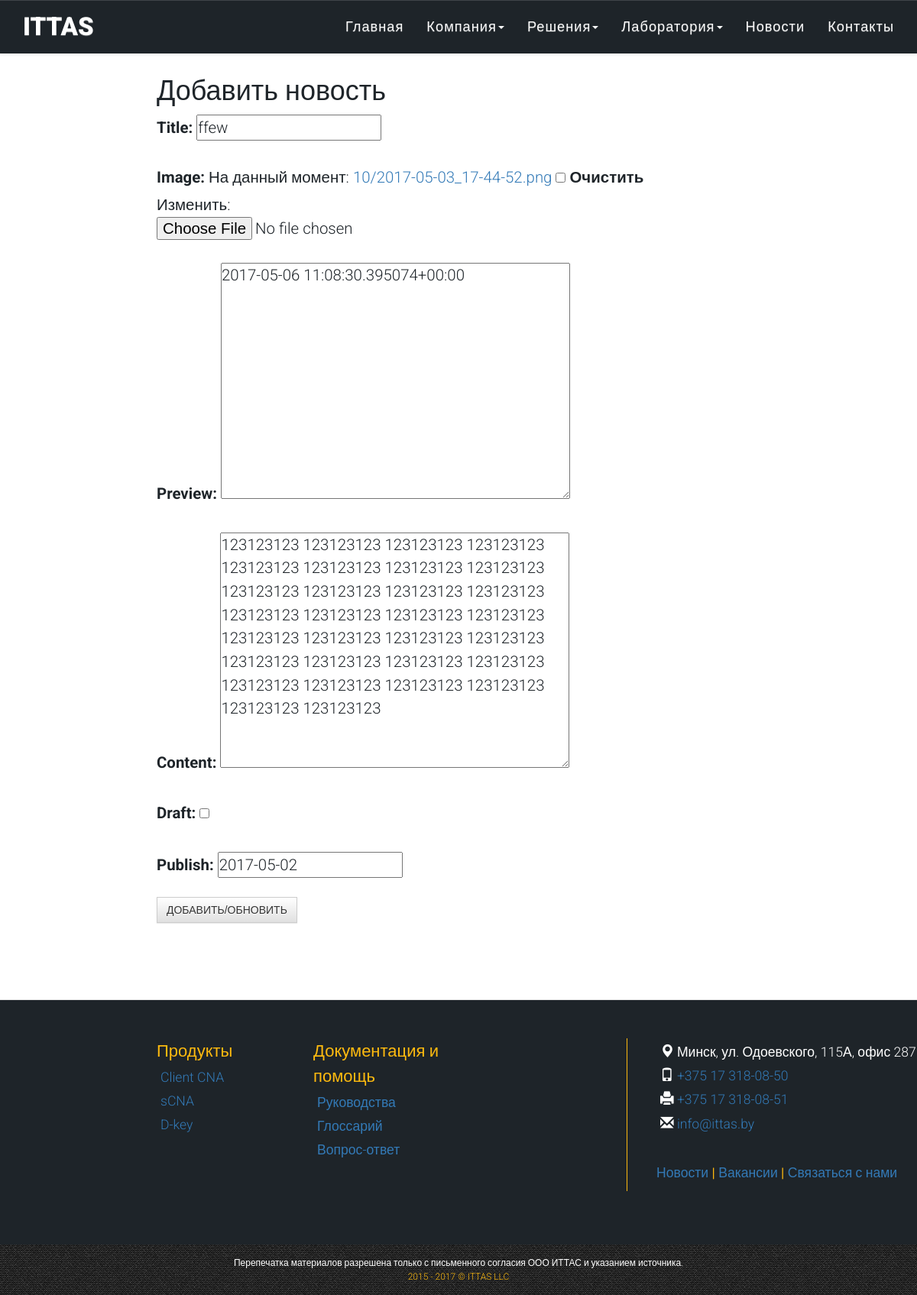
Screenshot of /news/ffew/edit/ (signed in) with the database file from the repository.
### news/models.py (models this page shows, shortened)
class Post(models.Model):
    user = models.ForeignKey(settings.AUTH_USER_MODEL, blank=True, null=True)
    title = models.CharField(max_length=120)
    preview = models.TextField(max_length=240)
    slug = models.SlugField(unique=True)
    image = models.ImageField(upload_to=upload_location,
                              null=True, blank=True,
                              height_field='height_field',
                              width_field='width_field')
    height_field = models.IntegerField(default=0)
    width_field = models.IntegerField(default=0)
    content = models.TextField()
    draft = models.BooleanField(default=False)
    publish = models.DateField(auto_now=False, auto_now_add=False)
    updated = models.DateTimeField(auto_now=True, auto_now_add=False)
    timestamp = models.DateTimeField(auto_now=False, auto_now_add=True)
    objects = PostManager()
    class Meta:
        ordering = ["-timestamp", "-updated"]

### news/views.py (the view)
# urls.py: url(r'^(?P<slug>[\w-]+)/edit/$', news_update, name='update'),
def news_update(request, slug=None):
    if not request.user.is_staff or not request.user.is_superuser:
        raise Http404
    instance = get_object_or_404(Post, slug=slug)
    form = PostForm(request.POST or None, request.FILES or None, instance=instance)
    if form.is_valid():
        instance = form.save(commit=False)
        instance.save()
        messages.success(request, "Запись успешно обновлена")
        return HttpResponseRedirect(instance.get_absolute_url())
    context = {
        "title": instance.title,
        "instance": instance,
        "form": form,
    }
    return render(request, "news/form_post.html", context)

### news/forms.py
class PostForm(forms.ModelForm):
    class Meta:
        model = Post
        fields = [
            "title",
            "image",
            "preview",
            "content",
            "draft",
            "publish",
        ]

### templates/news/form_post.html (shortened to what this page needs)
{% extends "news/news.html" %}
    {% block content %}
    <div class="row group group-lab group2 textdecor">
        <div class="col-sm-8 col-sm-offset-2 " style="margin-top: 50px">
        <h1>Добавить новость</h1>
        <form method="post" action="" enctype="multipart/form-data">
            {{ form.as_p }}
            <input type="submit" class="btn btn-default" value="Добавить/Обновить" />
        </form>
        </div>
    </div>
    {% endblock content %}

### static/css/base.css (style rules this page uses)
* { padding: 0; margin: 0; vertical-align: baseline; }
html { -webkit-font-smoothing:antialiased; }
body,div,dl,dt,dd,ul,ol,li,h1,h2,h3,h4,h5,h6,pre,form,fieldset,p,blockquote,hr,th,td { margin:0; padding:0; }
body { color: #fff; font: normal 22px "Roboto", "Helvetica Neue", Helvetica, Arial, sans-serif; font-weight: 300; background-color: #eee !important; overflow-x: hidden; line-height: 1.5; text-rendering: optimizeLegibility !important; -webkit-font-smoothing: antialiased !important; min-width: 480px; }
p { font-size:0.93em; }
a { text-decoration: none !important; transition:all 0.3s linear; -webkit-transition:all 0.3s linear; -moz-transition:all 0.3s linear; -ms-transition:all 0.3s linear; -o-transition:all 0.3s linear; }
h1, h2, h3, h4, h5, h6, .h1, .h2, .h3, .h4, .h5, .h6 { font-family: 'Roboto', sans-serif; margin: 0; }
.btn { font-size: 14px; font-family: 'Source Sans Pro', sans-serif; text-transform: uppercase; border-radius: 0; }
.group { background: #fff; color: #1E2429; padding-top: 100px; padding-bottom: 100px; }
.group-lab { padding-top: 50px; padding-bottom: 100px; }
.row.group { border-bottom: 1px solid #e2e2e2; }
.group p { padding-top: 10px; }
.group.textdecor p { padding-bottom: 20px; text-align: justify; overflow: hidden; }

### rows the page displays
Post: title "ffew", preview "2017-05-06 11:08:30.395074+00:00", content "123123123 123123123 123123123 123123123 123123123 123123123 123123123 123123123 123123123 123123123 123123123 123123123 123123123 123123123 123123123 123123123 123123123 123123123 123123123 123123123 123123123 123123123 123123123 123123123 123123123 123123123 123123123 123123123 123123123 123123123", publish "2017-05-02"
